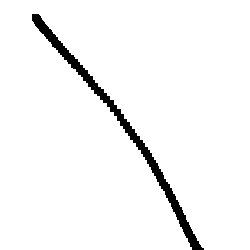
#> input picture shapes/lines/line0.jpg, 250 x 250 px; its folder holds 4 pictures in this run
$ python lineCompressor.py
#> lines starting #> are read from the running program, lines starting #| are printed output that depends on the picture
from PIL import Image

for i in range(3):
    img = Image.open('line{0}.jpg'.format(i))
#> img is the input picture: PIL image 250x250 RGB; min 0, max 255, mean 245.5
    new_size_ratio = .14
    img = img.resize((int(img.size[0] * new_size_ratio), int(img.size[1] * new_size_ratio)), Image.Resampling.LANCZOS)
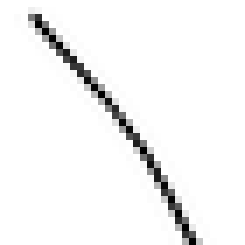
#> img: PIL image 35x35 RGB (shown 7 times larger); min 0, max 255, mean 244.8
    img.save('compline{0}.jpg'.format(i))
#> pass 2 of the loop `for i in range(3):`:
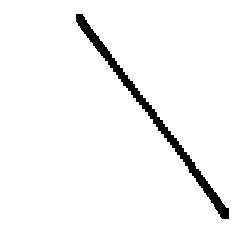
#> input picture shapes/lines/line1.jpg, 250 x 250 px
#> img is the input picture: PIL image 250x250 RGB; min 0, max 255, mean 246.6
#> `img = img.resize((int(img.size[0] * new_size_ratio), int(img.size[1] *..`:
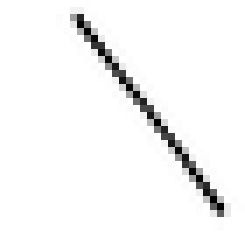
#> img: PIL image 35x35 RGB (shown 7 times larger); min 0, max 255, mean 246
#> (the run stopped early here; a loop or call above may not have finished)
